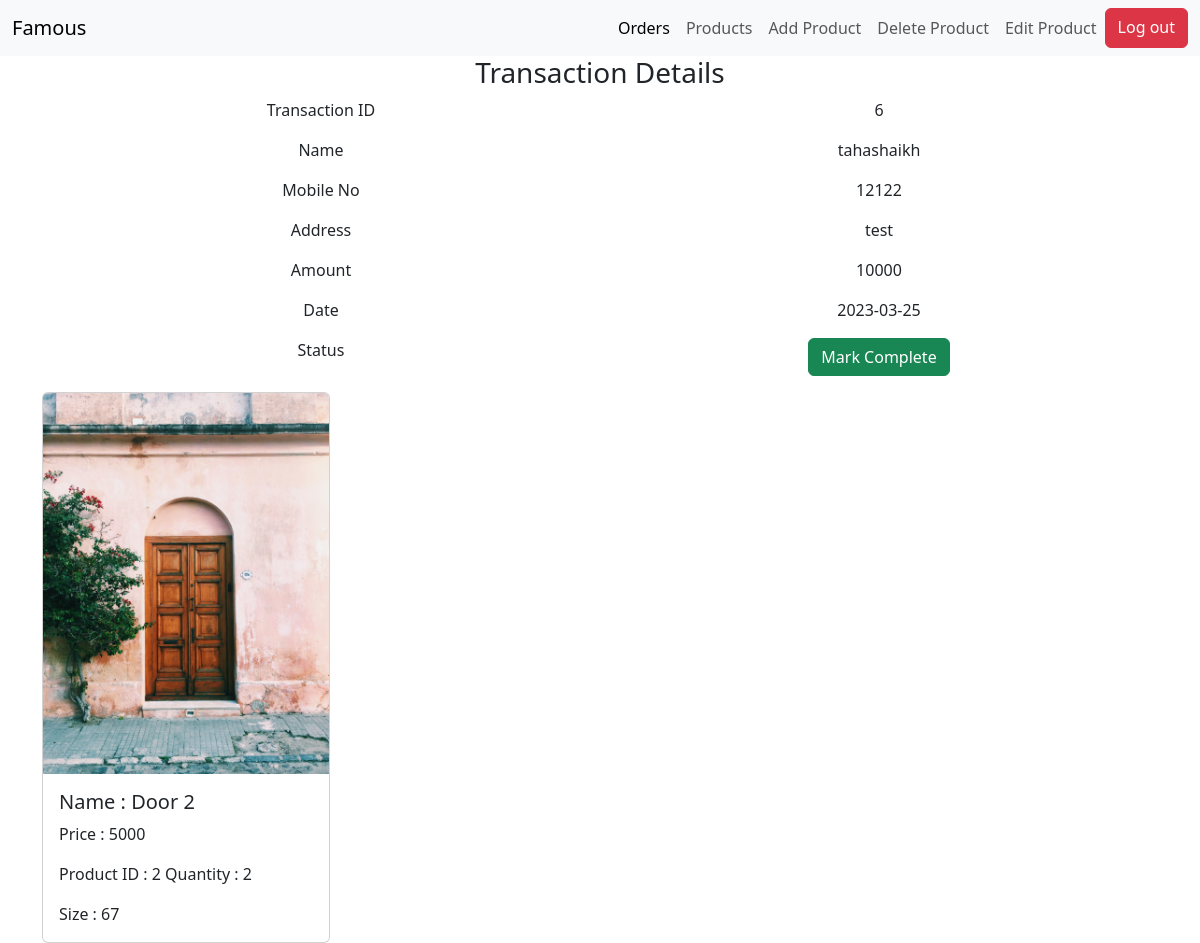
Screenshot of /transaction_details.php?tid=6 (signed in) with the database file from the repository.
### tables this page shows
CREATE TABLE `transaction` (
  `tid` int(10) NOT NULL,
  `c_name` text NOT NULL,
  `mobile_no` bigint(20) NOT NULL,
  `address` text NOT NULL,
  `amount` int(10) NOT NULL,
  `status` text NOT NULL,
  `date` date NOT NULL DEFAULT current_timestamp()
);

CREATE TABLE `transaction_product_details` (
  `tid` int(10) NOT NULL,
  `pid` int(10) NOT NULL,
  `quantity` int(4) NOT NULL,
  `size` int(11) NOT NULL
);

CREATE TABLE `product` (
  `pid` int(5) NOT NULL,
  `name` text NOT NULL,
  `price` int(10) NOT NULL,
  `image` varchar(30) NOT NULL,
  `description` text NOT NULL
);

### transaction_details.php (the view, shortened to what this page needs)
<?php
include 'conn.php';
if($_SESSION["user"] == "admin"){
$tid = $_GET['tid'];
$query = "SELECT * FROM `transaction` WHERE tid = '$tid'";
$result = mysqli_query($conn,$query);
$r = mysqli_fetch_assoc($result);
if ($count = mysqli_num_rows($result) > 0) {
echo "
        <!doctype html>
        <html lang='en'>
            <head>
                <link href='https://cdn.jsdelivr.net/npm/bootstrap@5.3.0-alpha1/dist/css/bootstrap.min.css' rel='stylesheet'>
            </head>
            <body>
            <nav class='navbar navbar-expand-lg bg-body-tertiary'>
            <div class='container-fluid'>
                <a class='navbar-brand' href='admin.php'>Famous</a>
                <div class='collapse navbar-collapse justify-content-end' id='navbarNavAltMarkup'>
                <div class='navbar-nav'>
                    <a class='nav-link active' aria-current='page' href='admin.php'>Orders</a>
                    <a class='nav-link ' aria-current='page' href='products.php'>Products</a>
                    <a class='nav-link' href='addproduct.php'>Add Product</a>
                    <a class='nav-link' href='deleteproduct.php'>Delete Product</a>
                    <a class='nav-link' href='editproduct.php'>Edit Product</a>
                    <a class='btn btn-danger' href='logout.php'>Log out</a>
                </div>
                </div>
            </div>
            </nav>
            <div class='container'>
            <h3 class='text-center'> Transaction Details</h3>
            <div class='container text-center'>
                <div class='row'>
                    <div class='col'>
                        <label>Transaction ID</label>
                    </div>
                    <div class='col'>
                        <p>".$r['tid']."</p>
                    </div>
                </div>
            </div>
            <div class='container text-center'>
                <div class='row'>
                    <div class='col'>
                        <label>Name</label>
                    </div>
                    <div class='col'>
                        <p>".$r['c_name']."</p>
                    </div>
                </div>
            </div>
            <div class='container text-center'>
                <div class='row'>
                    <div class='col'>
                        <label>Mobile No</label>
                    </div>
                    <div class='col'>
                        <p>".$r['mobile_no']."</p>
                    </div>
                </div>
            </div>
            <div class='container text-center'>
                <div class='row'>
                    <div class='col'>
                        <label>Address</label>
                    </div>
                    <div class='col'>
                        <p>".$r['address']."</p>
                    </div>
                </div>
            </div>
            <div class='container text-center'>
                <div class='row'>
                    <div class='col'>
                        <label>Amount</label>
                    </div>
                    <div class='col'>
                        <p>".$r['amount']."</p>
                    </div>
                </div>
            </div>
            <div class='container text-center'>
                <div class='row'>
                    <div class='col'>
                        <label>Date</label>
                    </div>
                    <div class='col'>
                        <p>".$r['date']."</p>
                    </div>
                </div>
            </div>
            <div class='container text-center'>
                <div class='row'>
                    <div class='col'>
                        <label>Status</label>
                    </div>
                    <div class='col'>
                        <a class='btn ".(($r['status'] == 'pending')? " btn-success' href='mark_complete.php?tid=$tid' > Mark Complete" : " btn-secondary' disabled > Completed")."</a>
                    </div>
                </div>
            </div>
            <div class='row mt-3'>
                ";
                $query1 = "SELECT * FROM `transaction_product_details` WHERE tid = '$tid'";
                $result2 = mysqli_query($conn,$query1);
                while ($row = mysqli_fetch_assoc($result2)){
                    echo "
                    <div class='col-sm-4 mb-3 mb-sm-0'>
                    <div class='card h-100' style='width: 18rem;'>";
                    $rpid = $row['pid'];
                    $query3 = "SELECT name, price, image FROM `product` WHERE pid = '$rpid'";
                    $result3 = mysqli_query($conn, $query3);
                    $d = mysqli_fetch_assoc($result3);
                    echo "
                    <img src='".$d['image']."' class='card-img-top'>
                    <div class='card-body'>
                    <h5 class='card-title'>Name : ".$d['name']."</h5>
                    <p class='cart-text'>Price : ".$d['price']."</p>
                    <p class='card-text'>Product ID : ".$row['pid']." Quantity : ".$row['quantity']."</p>
                    <p class='card-text'>Size : ".$row['size']."</p>
                    </div>
                    </div>
                    </div>";
                }
                echo "
            </div>
            </div>
                <script src='https://cdn.jsdelivr.net/npm/bootstrap@5.3.0-alpha1/dist/js/bootstrap.bundle.min.js'></script>
            </body>
        </html>
";
}
}
?>

### rows the page displays
transaction: tid "6", c_name "tahashaikh", mobile_no "12122", address "test", amount "10000", date "2023-03-25"
transaction_product_details: pid.image (picture), pid.name "Door 2", pid.price "5000", pid "2", quantity "2", size "67"
